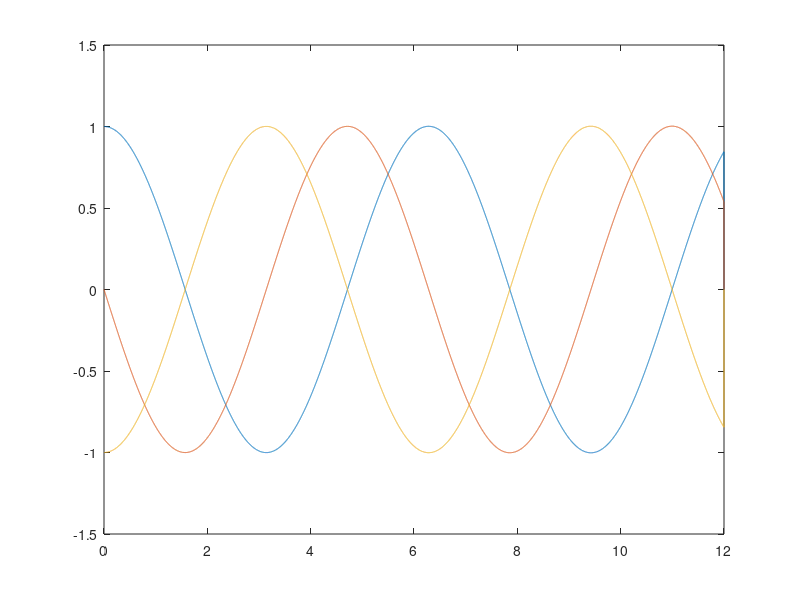

Source code (MATLAB):
clc;
clear ;
close all;

% -- 积分步长
dt = 0.001;
% -- 求解总时长与求解步数

T = 12;
t = 0:dt:T;
steps = T/dt;

% -- 输入结构参数(质量、刚度、阻尼矩阵)
M = 1;
C = 0;
K = 1;
F = 0;
% -- 积分常数
delta = 1/2;
beta  = 1/2;
a0 = 1/(beta*dt^2);
a1 = delta/(beta*dt);
a2 = 1/(beta*dt);
a3 = 1/2*beta-1;
a4 = delta/beta-1;
a5 = dt/2*(delta/beta-2);
a6 = dt*(1-delta);
a7 = delta*dt;
% -- 分配存储空间
N = T/dt+1;
y   = zeros(1,N);
dy  = zeros(1,N);
ddy = zeros(1,N);

% 赋予初值
  y0 = 1;
 dy0 = 0;
ddy0 = M\(-C*dy0-K*y0);


  y(1,1) = y0;
 dy(1,1) = dy0;
ddy(1,1) = ddy0;

Keq = a0*M+a1*C+K;

for i = 2:steps
    %计算等效荷载
    Req = M*(a0*y(1,i-1)+a2*dy(1,i-1)+a3*ddy(1,i-1))+C*(a1*y(1,i-1)+a4*dy(1,i-1)+a5*ddy(1,i-1));
      y(1,i) = Keq\ Req ;
    ddy(1,i) = a0*(y(1,i)-y(1,i-1))-a2*dy(1,i-1)-a3*ddy(1,i-1);
     dy(1,i) = dy(1,i-1)+a6*ddy(1,i-1)+a7*ddy(1,i);
end

plot(t,y(1,:))
hold on;
plot(t,dy(1,:))
hold on;
plot(t,ddy(1,:))







